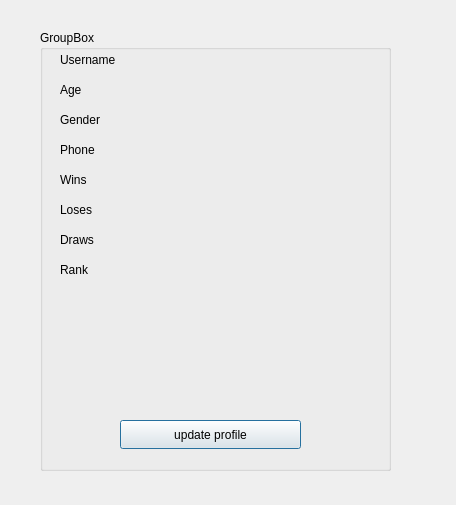
<?xml version="1.0" encoding="UTF-8"?>
<ui version="4.0">
 <class>profile</class>
 <widget class="QDialog" name="profile">
  <property name="geometry">
   <rect>
    <x>0</x>
    <y>0</y>
    <width>456</width>
    <height>505</height>
   </rect>
  </property>
  <property name="windowTitle">
   <string>Dialog</string>
  </property>
  <widget class="QGroupBox" name="groupBox">
   <property name="geometry">
    <rect>
     <x>40</x>
     <y>30</y>
     <width>351</width>
     <height>441</height>
    </rect>
   </property>
   <property name="title">
    <string>GroupBox</string>
   </property>
   <widget class="QLabel" name="label_Username">
    <property name="geometry">
     <rect>
      <x>130</x>
      <y>20</y>
      <width>211</width>
      <height>20</height>
     </rect>
    </property>
    <property name="text">
     <string/>
    </property>
   </widget>
   <widget class="QLabel" name="label_Age">
    <property name="geometry">
     <rect>
      <x>130</x>
      <y>50</y>
      <width>211</width>
      <height>20</height>
     </rect>
    </property>
    <property name="text">
     <string/>
    </property>
   </widget>
   <widget class="QLabel" name="label_Gender">
    <property name="geometry">
     <rect>
      <x>130</x>
      <y>80</y>
      <width>211</width>
      <height>20</height>
     </rect>
    </property>
    <property name="text">
     <string/>
    </property>
   </widget>
   <widget class="QLabel" name="label_Phone">
    <property name="geometry">
     <rect>
      <x>130</x>
      <y>110</y>
      <width>221</width>
      <height>20</height>
     </rect>
    </property>
    <property name="text">
     <string/>
    </property>
   </widget>
   <widget class="QLabel" name="label_wins">
    <property name="geometry">
     <rect>
      <x>130</x>
      <y>140</y>
      <width>211</width>
      <height>20</height>
     </rect>
    </property>
    <property name="text">
     <string/>
    </property>
   </widget>
   <widget class="QLabel" name="label_loses">
    <property name="geometry">
     <rect>
      <x>130</x>
      <y>170</y>
      <width>231</width>
      <height>20</height>
     </rect>
    </property>
    <property name="text">
     <string/>
    </property>
   </widget>
   <widget class="QPushButton" name="pushButton">
    <property name="geometry">
     <rect>
      <x>80</x>
      <y>390</y>
      <width>181</width>
      <height>29</height>
     </rect>
    </property>
    <property name="text">
     <string>update profile</string>
    </property>
   </widget>
   <widget class="QLabel" name="label_draws">
    <property name="geometry">
     <rect>
      <x>130</x>
      <y>200</y>
      <width>211</width>
      <height>20</height>
     </rect>
    </property>
    <property name="text">
     <string/>
    </property>
   </widget>
   <widget class="QLabel" name="label">
    <property name="geometry">
     <rect>
      <x>20</x>
      <y>20</y>
      <width>101</width>
      <height>20</height>
     </rect>
    </property>
    <property name="text">
     <string>Username</string>
    </property>
   </widget>
   <widget class="QLabel" name="label_2">
    <property name="geometry">
     <rect>
      <x>20</x>
      <y>80</y>
      <width>81</width>
      <height>20</height>
     </rect>
    </property>
    <property name="text">
     <string>Gender</string>
    </property>
   </widget>
   <widget class="QLabel" name="label_3">
    <property name="geometry">
     <rect>
      <x>20</x>
      <y>50</y>
      <width>63</width>
      <height>20</height>
     </rect>
    </property>
    <property name="text">
     <string>Age</string>
    </property>
   </widget>
   <widget class="QLabel" name="label_4">
    <property name="geometry">
     <rect>
      <x>20</x>
      <y>110</y>
      <width>91</width>
      <height>20</height>
     </rect>
    </property>
    <property name="text">
     <string>Phone</string>
    </property>
   </widget>
   <widget class="QLabel" name="label_5">
    <property name="geometry">
     <rect>
      <x>20</x>
      <y>140</y>
      <width>63</width>
      <height>20</height>
     </rect>
    </property>
    <property name="text">
     <string>Wins</string>
    </property>
   </widget>
   <widget class="QLabel" name="label_6">
    <property name="geometry">
     <rect>
      <x>20</x>
      <y>170</y>
      <width>63</width>
      <height>20</height>
     </rect>
    </property>
    <property name="text">
     <string>Loses</string>
    </property>
   </widget>
   <widget class="QLabel" name="label_7">
    <property name="geometry">
     <rect>
      <x>20</x>
      <y>200</y>
      <width>63</width>
      <height>20</height>
     </rect>
    </property>
    <property name="text">
     <string>Draws</string>
    </property>
   </widget>
   <widget class="QLabel" name="label_8">
    <property name="geometry">
     <rect>
      <x>20</x>
      <y>230</y>
      <width>63</width>
      <height>20</height>
     </rect>
    </property>
    <property name="text">
     <string>Rank</string>
    </property>
   </widget>
   <widget class="QLabel" name="label_Rank">
    <property name="geometry">
     <rect>
      <x>130</x>
      <y>230</y>
      <width>201</width>
      <height>20</height>
     </rect>
    </property>
    <property name="text">
     <string/>
    </property>
   </widget>
  </widget>
 </widget>
 <resources/>
 <connections/>
</ui>
